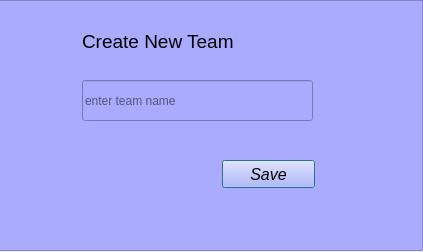
<?xml version="1.0" encoding="UTF-8"?>
<ui version="4.0">
 <class>Dialog</class>
 <widget class="QDialog" name="Dialog">
  <property name="geometry">
   <rect>
    <x>0</x>
    <y>0</y>
    <width>423</width>
    <height>252</height>
   </rect>
  </property>
  <property name="windowTitle">
   <string>new_team</string>
  </property>
  <widget class="QFrame" name="frame">
   <property name="geometry">
    <rect>
     <x>-8</x>
     <y>0</y>
     <width>431</width>
     <height>251</height>
    </rect>
   </property>
   <property name="styleSheet">
    <string notr="true">background-color: rgb(170, 170, 255);</string>
   </property>
   <property name="frameShape">
    <enum>QFrame::StyledPanel</enum>
   </property>
   <property name="frameShadow">
    <enum>QFrame::Raised</enum>
   </property>
   <widget class="QLabel" name="label">
    <property name="geometry">
     <rect>
      <x>90</x>
      <y>30</y>
      <width>210</width>
      <height>22</height>
     </rect>
    </property>
    <property name="font">
     <font>
      <family>MS Shell Dlg 2</family>
      <pointsize>14</pointsize>
      <weight>50</weight>
      <italic>false</italic>
      <bold>false</bold>
     </font>
    </property>
    <property name="styleSheet">
     <string notr="true">
font: 14pt &quot;MS Shell Dlg 2&quot;;</string>
    </property>
    <property name="text">
     <string>Create New Team</string>
    </property>
   </widget>
   <widget class="QLineEdit" name="team_name">
    <property name="geometry">
     <rect>
      <x>90</x>
      <y>80</y>
      <width>231</width>
      <height>41</height>
     </rect>
    </property>
    <property name="styleSheet">
     <string notr="true">font: italic 12pt &quot;MS Sans Serif&quot;;</string>
    </property>
    <property name="placeholderText">
     <string>enter team name</string>
    </property>
   </widget>
   <widget class="QPushButton" name="savename">
    <property name="geometry">
     <rect>
      <x>230</x>
      <y>160</y>
      <width>93</width>
      <height>28</height>
     </rect>
    </property>
    <property name="font">
     <font>
      <family>MS Sans Serif</family>
      <pointsize>12</pointsize>
      <weight>50</weight>
      <italic>true</italic>
      <bold>false</bold>
     </font>
    </property>
    <property name="styleSheet">
     <string notr="true">font: italic 12pt &quot;MS Sans Serif&quot;;</string>
    </property>
    <property name="text">
     <string>Save</string>
    </property>
   </widget>
  </widget>
 </widget>
 <resources/>
 <connections/>
</ui>
